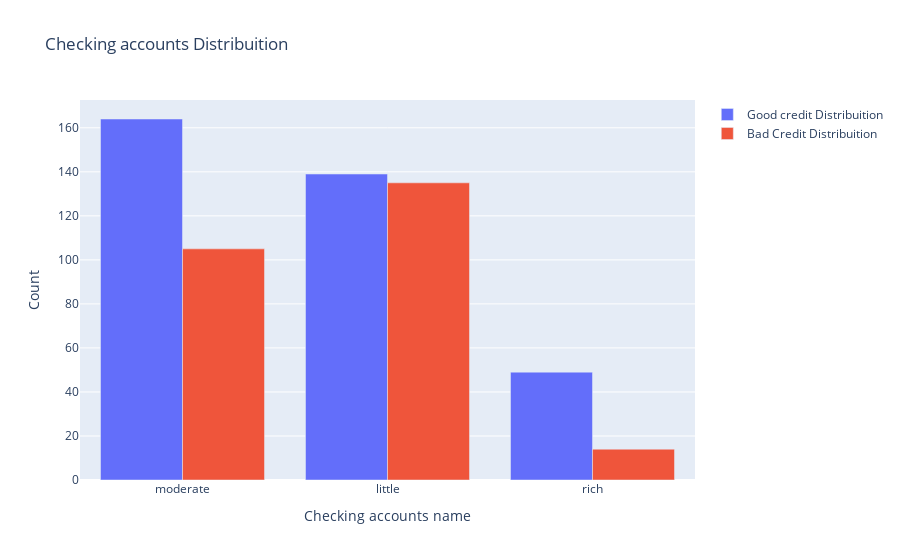

Here is the notebook cell this chart was saved with:
### Markdown cell above
First, let's look the distribuition

### Code cell
#First plot
trace0 = go.Bar(
    x = df_credit[df_credit["Risk"]== 'good']["Checking account"].value_counts().index.values,
    y = df_credit[df_credit["Risk"]== 'good']["Checking account"].value_counts().values,
    name='Good credit Distribuition' 
    
)

#Second plot
trace1 = go.Bar(
    x = df_credit[df_credit["Risk"]== 'bad']["Checking account"].value_counts().index.values,
    y = df_credit[df_credit["Risk"]== 'bad']["Checking account"].value_counts().values,
    name="Bad Credit Distribuition"
)

data = [trace0, trace1]

layout = go.Layout(
    title='Checking accounts Distribuition',
    xaxis=dict(title='Checking accounts name'),
    yaxis=dict(title='Count'),
    barmode='group'
)


fig = go.Figure(data=data, layout=layout)

py.iplot(fig, filename = 'Age-ba', validate = False)

### Figure 1 — Plotly figure (JSON) as saved in the notebook; plotly's stock layout.template omitted (floating-point values rounded to 4 significant figures)
{"data": [{"name": "Good credit Distribuition", "type": "bar", "x": ["moderate", "little", "rich"], "y": [164, 139, 49]}, {"name": "Bad Credit Distribuition", "type": "bar", "x": ["little", "moderate", "rich"], "y": [135, 105, 14]}], "layout": {"barmode": "group", "title": {"text": "Checking accounts Distribuition"}, "xaxis": {"title": {"text": "Checking accounts name"}}, "yaxis": {"title": {"text": "Count"}}}}
